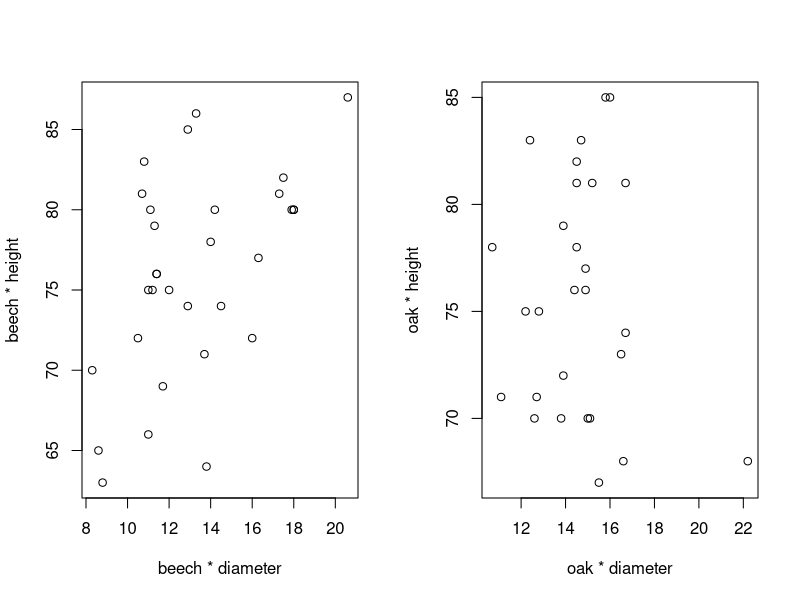

Reproduce this figure in R. (Note: this script raises an error after producing the figure.)
## ---- chunk 1
options(digits=3)
## ---- chunk 2
# Load the dataset
tree_data <- read.csv("treeVolume.txt", header = TRUE, sep = "")
# Perform t-test
model_aov <- aov(volume ~ type, data = tree_data)
summary(model_aov)
## ---- chunk 3
# Perform t-test
t_test <- t.test(volume ~ type, data = tree_data)
t_test
## ---- chunk 4
# Estimate the volumes for the two tree types
aggregate(tree_data$volume, by = list(tree_data$type), mean)
## ---- chunk 5
# Fit a linear model with diameter and height as explanatory variables
model_lm <- lm(volume ~ diameter + height + type, data = tree_data)
summary(model_lm)
## ---- chunk 6
# Perform ANOVA to investigate the influence of diameter on volume for both tree types
model_aov_diameter <- aov(volume ~ diameter * type, data = tree_data)
summary(model_aov_diameter)
## ---- chunk 7
# Perform ANOVA to investigate the influence of height on volume for both tree types
model_aov_height <- aov(volume ~ height * type, data = tree_data)
summary(model_aov_height)
## ---- chunk 8
par(mfrow=c(1, 2))
plot(tree_data[tree_data$type == "beech", "diameter"],
     tree_data[tree_data$type == "beech", "height"], 
     xlab =  "beech * diameter", ylab = "beech * height")
plot(tree_data[tree_data$type == "oak", "diameter"],
     tree_data[tree_data$type == "oak", "height"], 
     xlab =  "oak * diameter", ylab = "oak * height")

cor.test(tree_data[tree_data$type == "beech", "diameter"],
         tree_data[tree_data$type == "beech", "height"])
cor.test(tree_data[tree_data$type == "oak", "diameter"], 
         tree_data[tree_data$type == "oak", "height"])
## ---- chunk 9
# Calculate the overall average diameter and height
avg_diameter <- mean(tree_data$diameter)
avg_height <- mean(tree_data$height)

# Predict the volume for a tree with the overall average diameter and height
predict(model_lm, newdata = data.frame(diameter = avg_diameter, height = avg_height, type = "beech"), interval = "confidence")
## ---- chunk 10

# fit a linear model with the transformed variables
transformed_model <- lm(log(volume) ~ log(tree_data$height) + log(tree_data$diameter) + type, data=tree_data)
# print the summary of the model to check the results
summary(transformed_model);

# fit a linear model with the transformed variables
model <- lm(volume ~ tree_data$height + tree_data$diameter + type, data=tree_data)
# print the summary of the model to check the results
summary(model);

## ---- chunk 11
# scatterplots
par(mfrow=c(2,3))
plot(data$bad, data$expend, xlab="bad", ylab="expend")
plot(data$crime, data$expend, xlab="crime", ylab="expend")
plot(data$lawyers, data$expend, xlab="lawyers", ylab="expend")
plot(data$employ, data$expend, xlab="employ", ylab="expend")
plot(data$pop, data$expend, xlab="pop", ylab="expend")
## ---- chunk 12
library("reshape2")
# calculate correlation matrix
cor_matrix <- cor(data[, c("bad", "crime", "lawyers", "employ", "pop")])

# plot correlation matrix
ggplot(data = reshape2::melt(cor_matrix)) +
  geom_tile(aes(x = Var1, y = Var2, fill = value)) +
  scale_fill_gradient2(low = "blue", high = "red", midpoint = 0,
                       name = "Correlation") +
  theme_minimal() +
  labs(title = "Correlation Matrix of Explanatory Variables")

## ---- chunk 13
library(MASS)

# fit full model
full_model <- lm(expend ~ bad + crime + lawyers + employ + pop, data=data)

# step-up method to find best model
step_model <- stepAIC(full_model, direction="forward")

print('full model')
summary(full_model)
print('step model')
summary(step_model)

## ---- chunk 14
# create new data frame with hypothetical values
new_data <- data.frame(bad=50, crime=5000, lawyers=5000, employ=5000, pop=5000)

# predict expend using selected model
predict(step_model, newdata=new_data, interval="prediction", level=0.95)

## ---- chunk 15
#install.packages("glmnet")
library(glmnet)

# Convert data to matrix
x <- as.matrix(data[, c("bad", "crime", "lawyers", "employ", "pop")])
y <- data$expend

# Create LASSO model and choose lambda value using cross-validation
lasso <- cv.glmnet(x, y, alpha = 1)

cv.lasso <- cv.glmnet(x = as.matrix(data[, c("bad", "crime", "lawyers", "employ", "pop")]), y = data$expend, alpha = 1, nfolds = 10)
lasso.coef <- coef(lasso.model, s = cv.lasso$lambda.1se)
lasso.fit <- glmnet(x = data[, c("bad", "crime", "lawyers")], y = data$expend, alpha = 1)
# Model obtained in part b)
lm.fit <- lm(expend ~ bad + crime + lawyers + employ + pop, data = data)
summary(lm.fit)

# LASSO model
lasso.fit <- glmnet(x = data[, c("bad", "crime", "lawyers")], y = data$expend, alpha = 1)
lasso.coef <- coef(lasso.fit, s = cv.lasso$lambda.1se)[-1]
lasso.coef <- as.numeric(lasso.coef)
lasso.coef <- c(lasso.coef, rep(0, 2))
lasso.names <- names(lasso.coef)[-1]
lm.names <- names(coef(lm.fit))[-1]
selected.names <- lm.names[lm.names %in% lasso.names]
names(lasso.coef) <- selected.names

summary(lm.fit, coef = lasso.coef)




## ---- chunk 16

## ---- chunk 17
data = read.table(file = "coups.txt", header = TRUE)
pairs(data[,-1])
## ---- chunk 18
glmcoups = glm(miltcoup ~ oligarchy + pollib + parties + pctvote + popn + size + numelec + numregim, family = poisson, data = data)
summary(glmcoups)
## ---- chunk 19
glmcoups2 = glm(miltcoup~oligarchy+pollib+parties, family = poisson, data = data)
summary(glmcoups2)
## ---- chunk 20
avg1 =0.25138+0.09262*mean(data$oligarchy)-0.57410*0+0.02206*mean(data$parties)
avg2 =0.25138+0.09262*mean(data$oligarchy)-0.57410*1+0.02206*mean(data$parties)
avg3 =0.25138+0.09262*mean(data$oligarchy)-0.57410*2+0.02206*mean(data$parties)
avg =c(exp(avg1), exp(avg2), exp(avg3))
avg1; avg2; avg3; avg
